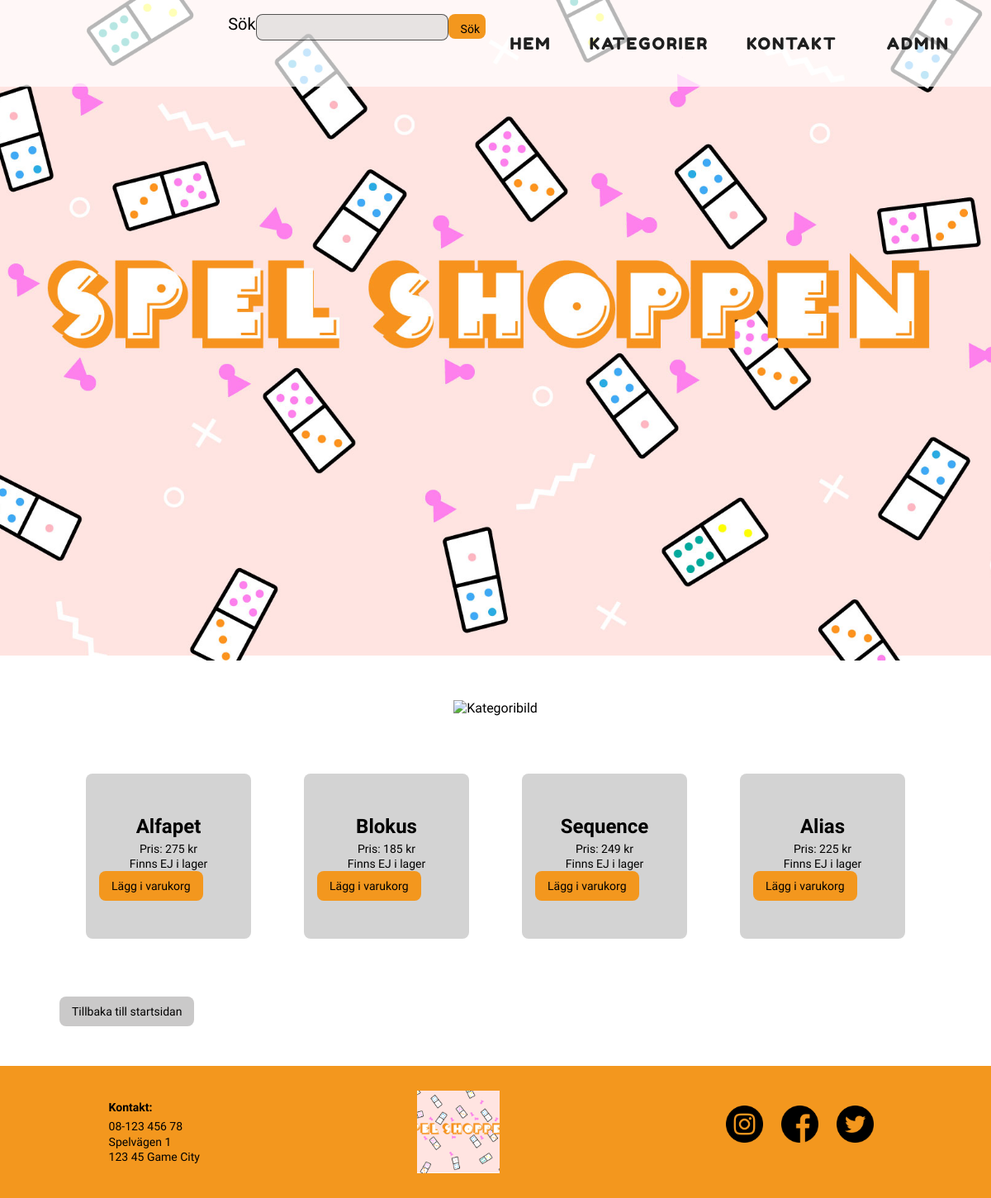
The page /categorypage/categorypage.php?id=1 on the database its author committed.
### tables this page shows
CREATE TABLE `webshop_products` (
  `productid` int(11) NOT NULL,
  `categoryid` int(11) NOT NULL,
  `title` varchar(500) NOT NULL,
  `description` varchar(1000) NOT NULL,
  `price` decimal(10,0) NOT NULL,
  `quantity` int(11) NOT NULL,
  `productimg` varchar(1000) NOT NULL,
  `date` date NOT NULL DEFAULT current_timestamp()
);

### categorypage/categorypage.php (the view, shortened to what this page needs)
<?php
require_once '../header_extern.php';
require_once '../config/db.php';
if ($_SERVER['REQUEST_METHOD'] === 'GET') {
  $currentCategory = htmlspecialchars($_GET['id']);
}
$stmt = $db->prepare("SELECT * FROM webshop_products WHERE categoryid = $currentCategory");
$stmt->execute();
?>
<section class="hero">
  <div class="categorypage_logo img-container">
    <img class="img-container__img" src="category.jpg" alt="Kategoribild">
  </div>
</section>
<section>
  <br>
  <br>
  <div class="categorypage_products">
    <?php
    while ($row = $stmt->fetch(PDO::FETCH_ASSOC)) :
      $title = htmlspecialchars($row['title']);
      $price = htmlspecialchars($row['price']);
      $productid = htmlspecialchars($row['productid']);
      $quantity = htmlspecialchars($row['quantity']);
      if ($quantity == "0") {
        $any_items = "<span>Finns EJ i lager</span>";
      } else {
        $any_items = "I lager: " . $quantity . " st";
      }
      echo
        "<div class='product_card'>
              <a href= '../product/product_info.php? id=$productid'
              class='product_title'>$title</a>
              <p class='product_price'>Pris: $price kr</p>
              <p class='any-items'>$any_items</p>
            <button id='cart-btn' class='cart-btn product_card-btn'><a href= '../order/orderpage.php?id=$productid'>Lägg i varukorg</a></button>
          </div>";
    endwhile;
    ?>
  </div>
  <br>
  <br>
  <button class="btn-back"><a href="../index.php">Tillbaka till startsidan</a></button>
</section>
<?php require_once '../footer.php'; ?>

### styles/main.css (style rules this page uses)
* { -webkit-box-sizing: border-box; box-sizing: border-box; margin: 0; padding: 0; font-family: "Kulim Park", sans-serif; }
body { background: white; width: 100%; min-width: 200px; }
p { line-height: 1.3; font-size: 11px; }
@media (min-width: 500px) { p { font-size: 14px; } }
button { padding: 10px 15px; font-size: 14px; border: none; border-radius: 8px; background-color: #f3971e; }
a { text-decoration: none; color: black; }
.categorypage_products { display: -webkit-box; display: -ms-flexbox; display: flex; -webkit-box-orient: vertical; -webkit-box-direction: normal; -ms-flex-direction: column; flex-direction: column; -webkit-box-pack: center; -ms-flex-pack: center; justify-content: center; -webkit-box-align: center; -ms-flex-align: center; align-items: center; }
@media (min-width: 600px) { .categorypage_products { display: -webkit-box; display: -ms-flexbox; display: flex; -webkit-box-orient: horizontal; -webkit-box-direction: normal; -ms-flex-direction: row; flex-direction: row; -ms-flex-wrap: wrap; flex-wrap: wrap; -webkit-box-pack: center; -ms-flex-pack: center; justify-content: center; -webkit-box-align: center; -ms-flex-align: center; align-items: center; } }
.product_card { display: -webkit-box; display: -ms-flexbox; display: flex; -webkit-box-orient: vertical; -webkit-box-direction: normal; -ms-flex-direction: column; flex-direction: column; -webkit-box-pack: center; -ms-flex-pack: center; justify-content: center; -ms-flex-line-pack: justify; align-content: space-between; margin: 2em; padding: 1em; background-color: lightgrey; text-align: center; line-height: 1.5; height: 200px; width: 200px; border-radius: 8px; }
.product_title { text-decoration: none; color: black; font-weight: bold; font-size: 20px; }
@media (min-width: 800px) { .product_title { font-size: 24px; } }
.product_card-btn { position: relative; margin-top: 20px; }
.btn-back { background-color: #cac9c9; }
body { height: 100%; }
#cart-btn { margin: 15px; }
@media (min-width: 900px) { #cart-btn { -ms-flex-item-align: start; -ms-grid-row-align: start; align-self: start; -ms-grid-column: 1; grid-column: 1; -ms-grid-row: 4; grid-row: 4; margin: 0; } }

### rows shown on the page
webshop_products: title "Alfapet", price "275", quantity "Finns EJ i lager"
webshop_products: title "Blokus", price "185", quantity "Finns EJ i lager"
webshop_products: title "Sequence", price "249", quantity "Finns EJ i lager"
webshop_products: title "Alias", price "225", quantity "Finns EJ i lager"
